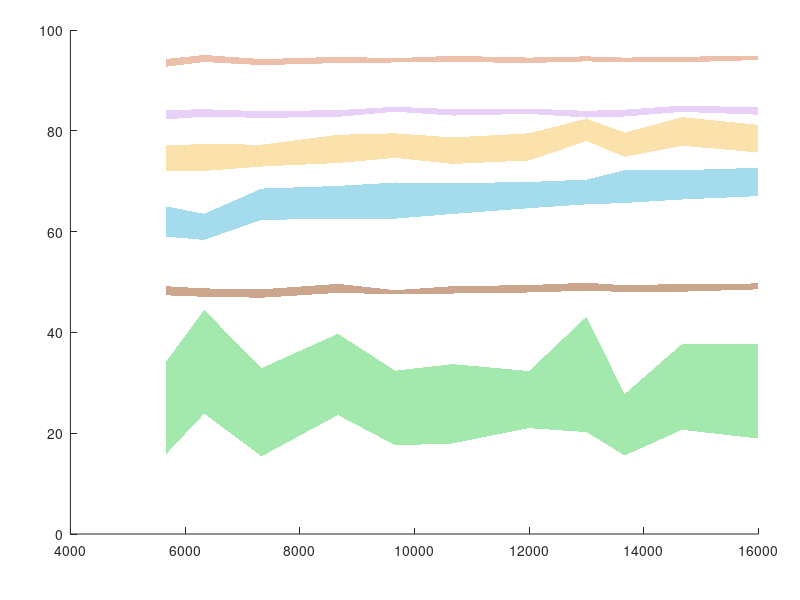

MATLAB code for this plot: (Note: this script raises an error after producing the figure.)
clear all;
clc;
close all;

load('Epilepsy_HDCGNet.mat')
load('Epilepsy_HoloGN.mat')
load('Epilepsy_LaplaceHDC.mat')
load('Epilepsy_nHDC.mat')
load('Epilepsy_OnlineHD.mat')
load('Epilepsy_RFFHDC.mat')
load('Epilepsy_VanillaHDC.mat')
GNetAcc = 93.48;

x = mean(Epilepsy_nHDC,2);

m0 = GNetAcc*ones(11,1);
m1 = mean(Epilepsy_HDCGNet, 2);
m2 = mean(Epilepsy_HoloGN,2);
m3 = mean(Epilepsy_LaplaceHDC,2);
m4 = mean(Epilepsy_OnlineHD,2);
m5 = mean(Epilepsy_RFFHDC,2);
m6 = mean(Epilepsy_VanillaHDC,2);

s1 = std(Epilepsy_HDCGNet,0,2);
s2 = std(Epilepsy_HoloGN,0,2);
s3 = std(Epilepsy_LaplaceHDC,0,2);
s4 = std(Epilepsy_OnlineHD,0,2);
s5 = std(Epilepsy_RFFHDC,0,2);
s6 = std(Epilepsy_VanillaHDC,0,2);

gamma = .5;

m1u = m1 + gamma*s1;
m1l = m1 - gamma*s1;
m2u = m2 + gamma*s2;
m2l = m2 - gamma*s2;
m3u = m3 + gamma*s3;
m3l = m3 - gamma*s3;
m4u = m4 + gamma*s4;
m4l = m4 - gamma*s4;
m5u = m5 + gamma*s5;
m5l = m5 - gamma*s5;
m6u = m6 + gamma*s6;
m6l = m6 - gamma*s6;

xconf = [x' x(end:-1:1)'] ;
yconf1 = [m1u' m1l(end:-1:1)'];
yconf2 = [m2u' m2l(end:-1:1)'];
yconf3 = [m3u' m3l(end:-1:1)'];
yconf4 = [m4u' m4l(end:-1:1)'];
yconf5 = [m5u' m5l(end:-1:1)'];
yconf6 = [m6u' m6l(end:-1:1)'];


% Create figure
figure1 = figure('position',[100 100 800 700]);

% Create axes
axes1 = axes('Parent',figure1,...
    'Position',[0.088 0.11 0.86 0.84]);
hold(axes1,'on');


% Create patch
patch('DisplayName','conf1','Parent',axes1,'YData',yconf1,...
    'XData',xconf,...
    'FaceAlpha',0.5,...
    'FaceColor',[0.85 0.51 0.34],...
    'EdgeColor','none');

% Create patch
patch('DisplayName','conf2','Parent',axes1,'YData',yconf2,...
    'XData',xconf,...
    'FaceAlpha',0.5,...
    'FaceColor',[0.6 0.30 0.11],...
    'EdgeColor','none');

% Create patch
patch('DisplayName','conf3','Parent',axes1,'YData',yconf3,...
    'XData',xconf,...
    'FaceAlpha',0.5,...
    'FaceColor',[0.29 0.73 0.87],...
    'EdgeColor','none');

% Create patch
patch('DisplayName','conf4','Parent',axes1,'YData',yconf4,...
    'XData',xconf,...
    'FaceAlpha',0.5,...
    'FaceColor',[0.28 0.83 0.37],...
    'EdgeColor','none');

% Create patch
patch('DisplayName','conf5','Parent',axes1,'YData',yconf5,...
    'XData',xconf,...
    'FaceAlpha',0.5,...
    'FaceColor',[0.97 0.77 0.34],...
    'EdgeColor','none');

% Create patch
patch('DisplayName','conf6','Parent',axes1,'YData',yconf6,...
    'XData',xconf,...
    'FaceAlpha',0.5,...
    'FaceColor',[0.82 0.64 0.95],...
    'EdgeColor','none');

% Create multiple line objects using matrix input to plot
plot1 = plot(x,[m0,m1,m2,m3,m4,m5,m6],'SeriesIndex',3,'MarkerSize',9,'LineWidth',3,...
    'Parent',axes1);
set(plot1(1),'DisplayName','GNet','LineStyle','--',...
    'Color',[0 0 0]);
set(plot1(2),'DisplayName','HDC-GNet','Marker','o',...
    'Color',[0.85 0.29 0.051]);
set(plot1(3),'DisplayName','Holo-GN','Marker','^',...
    'Color',[0.53 0.25 0.06]);
set(plot1(4),'DisplayName','Laplace-HDC','Marker','*',...
    'Color',[0.21 0.59 0.90]);
set(plot1(5),'DisplayName','OnlineHD','Marker','+',...
    'Color',[0.19 0.77 0.13]);
set(plot1(6),'DisplayName','RFF-HDC','Marker','square',...
    'Color',[0.91 0.53 0.063]);
set(plot1(7),'DisplayName','Classic HDC','Marker','pentagram',...
    'Color',[0.58 0.3 0.93]);


% Create ylabel
ylabel('Accuracy (\%)','Interpreter','latex');

% Create xlabel
xlabel('Hyperdimension ($N$)','Interpreter','latex');


xlim([min(x),max(x)])

box(axes1,'on');
hold(axes1,'off');
% Set the remaining axes properties
set(axes1,'FontSize',20,'XGrid','on','YGrid','on','YMinorTick','on');
%Create legend
legend1 = legend(plot1,{'GNet-Baseline', 'HDC-GNet' , 'HoloGN', ...
    'LaplaceHDC' , 'OnlineHD', 'RFF-HDC', 'Classic-HDC'});
set(legend1,...
    'Position',[0.592918081037547 0.126788415528288 0.349804305283757 0.193679092382496],...
    'FontSize',24,'NumColumns',2, 'Interpreter','latex');
